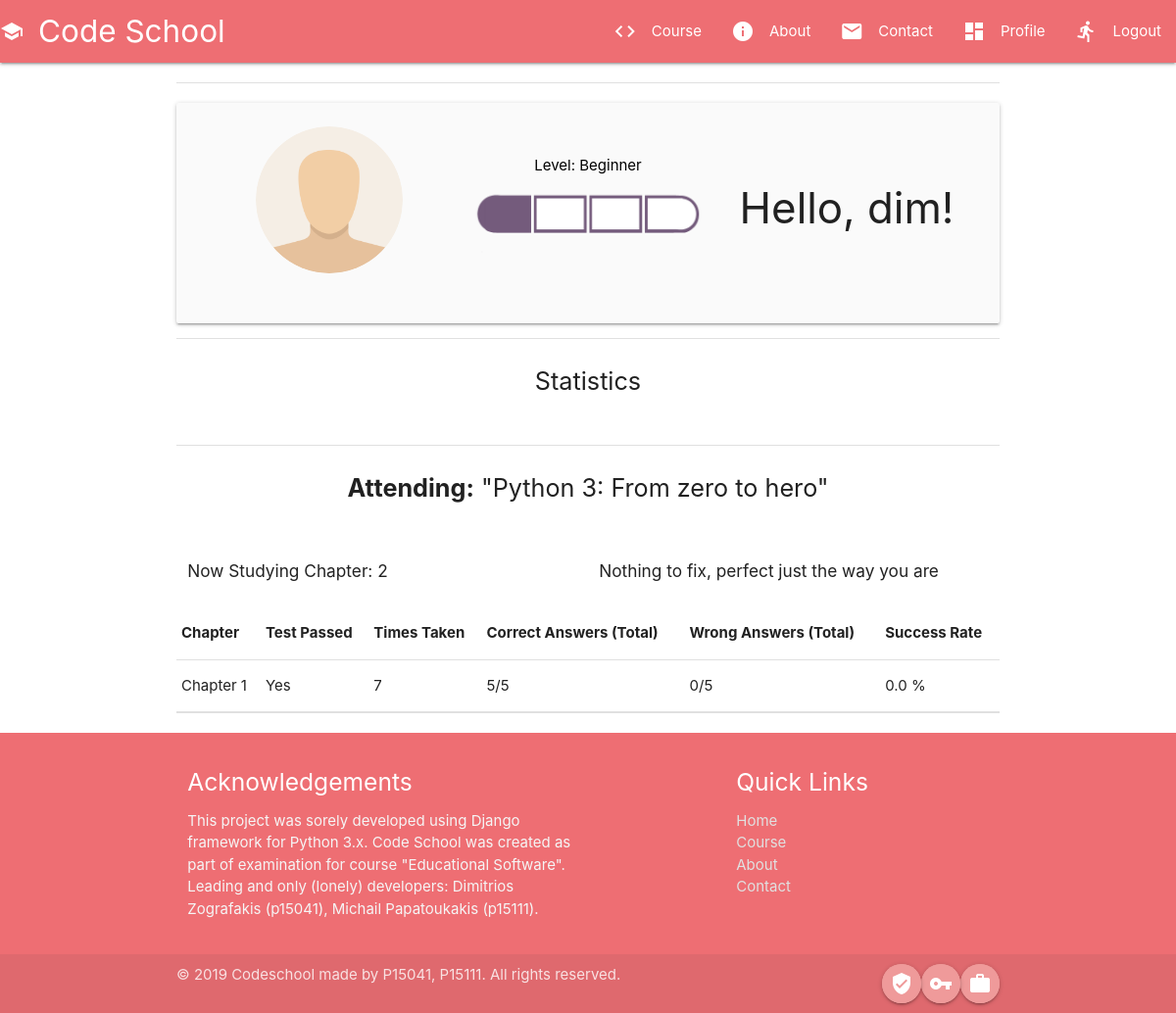
/profile/ (signed in), run on the app's committed database.
### users/models.py (models this page shows, shortened)
class Profile(models.Model):
    user = models.OneToOneField(User, on_delete=models.CASCADE)
    image = models.ImageField(default='default.png', upload_to='profile_pics')
    level = models.CharField(max_length=50, default='Beginner')
    rank = models.ImageField(default=f'ranks/Beginner.png')
    attending_course = models.CharField(max_length=100, blank=True, null=True, default='Python 3: From zero to hero')
    chapter_studying = models.PositiveIntegerField(default=1)
    test_taking = models.PositiveIntegerField(default=1)
    bad_at = models.CharField(max_length=50, blank=True, null=True)

### courses/models.py (models this page shows, shortened)
class Statistics(models.Model):
    user = models.OneToOneField(User, on_delete=models.CASCADE)
    questionnaire = models.ForeignKey(Questionnaire, on_delete=models.CASCADE)
    times_taken = models.PositiveIntegerField(default=0)
    answers_total = models.PositiveIntegerField(default=0)
    answers_correct = models.PositiveIntegerField(default=0)
    answers_wrong = models.PositiveIntegerField(default=0)
    success_rate = models.FloatField(default=100.0)
    passed = models.BooleanField(default=False)

class Questionnaire(models.Model):
    name = models.CharField(max_length=100, null=False)
    user = models.ForeignKey(settings.AUTH_USER_MODEL, related_name='questionnaire', on_delete=models.CASCADE)

### users/views.py (the view)
# urls.py: path('profile/', ProfilePageView.as_view(), name='profile'),
class ProfilePageView(LoginRequiredMixin, TemplateView):
    template_name = 'users/profile.html'
    breadcrumbs = ['profile']
    def get(self, request, *args, **kwargs):
        user = request.user
        context = {}
        stats = Statistics.objects.filter(user=user)
        context['stats'] = stats
        return render(request, self.template_name, context)

### users/templates/users/profile.html (shortened to what this page needs)
{% extends 'base.html' %}
{% block content %}
    <div class="container">
        <div class="divider"></div>
        <div class="row">
            <div class="card-panel grey lighten-5 z-depth-1">
                <div class="row valign-wrapper center">
                    <div class="col s4">
                        <img src="{{ user.profile.image.url }}" alt="" style="height:150px;" class="circle responsive-img">
                    </div>
                    <div class="col s4">
                        <span class="black-text">
                            <p>Level: {{ user.profile.level }}</p>
                        </span>
                        <img src="{{ user.profile.rank.url }}" alt=""style="height:70px;" class="responsive-img">
                    </div>
                    <div class="col s4">
                        <h3>Hello, {{ user.username }}!</h3>
                    </div>
                </div>
            </div>
            <div class="divider"></div>
        </div>
        <div class="row">
            <div class="center">
                <p class="flow-text">Statistics</p>
            </div>
        </div>
        <div class="divider"></div>
        <div class="center">
            <div class="row">
            <p class="flow-text">
                <b>Attending:</b> "{{ user.profile.attending_course }}"
            </p>
            </div>
        </div>
        <div class="row">
            <div class="col s6">
                <h6>Now Studying Chapter: {{ user.profile.chapter_studying }}</h6>
            </div>
            <div class="col s6">
                {% if user.profile.bad_at == None %}
                    <h6>Nothing to fix, perfect just the way you are</h6>
                {% else %}
                    <h6>You should really work your: {{ user.profile.bad_at }}</h6>
                {% endif %}
            </div>
        </div>
        <table class="center">
            <thead>
            <tr>
                <th>Chapter</th>
                <th>Test Passed</th>
                <th>Times Taken</th>
                <th>Correct Answers (Total)</th>
                <th>Wrong Answers (Total)</th>
                <th>Success Rate</th>
            </tr>
            </thead>
            <tbody>
            {% for stat in stats %}
                <tr>
                    <td>{{ stat.questionnaire.name }}</td>
                    <td>{% if stat.passed %} Yes {% else %} No {% endif %}</td>
                    <td>{{ stat.times_taken }}</td>
                    <td>{{ stat.answers_correct }}/{{ stat.answers_total }}</td>
                    <td>{{ stat.answers_wrong }}/{{ stat.answers_total }}</td>
                    <td>{{ stat.success_rate }} % </td>
                </tr>
            {% endfor %}
            </tbody>
        </table>
        <div class="divider"></div>
    </div>
{% endblock %}

### data on the page
Statistics: questionnaire.name "Chapter 1", passed "Yes", times_taken "7", answers_correct "5", answers_total "5", answers_wrong "0", success_rate "0.0"

### other printed values
{{ user.profile.level }} "Beginner"
{{ user.username }} "dim"
{{ user.profile.attending_course }} "Python 3: From zero to hero"
{{ user.profile.chapter_studying }} "2"
